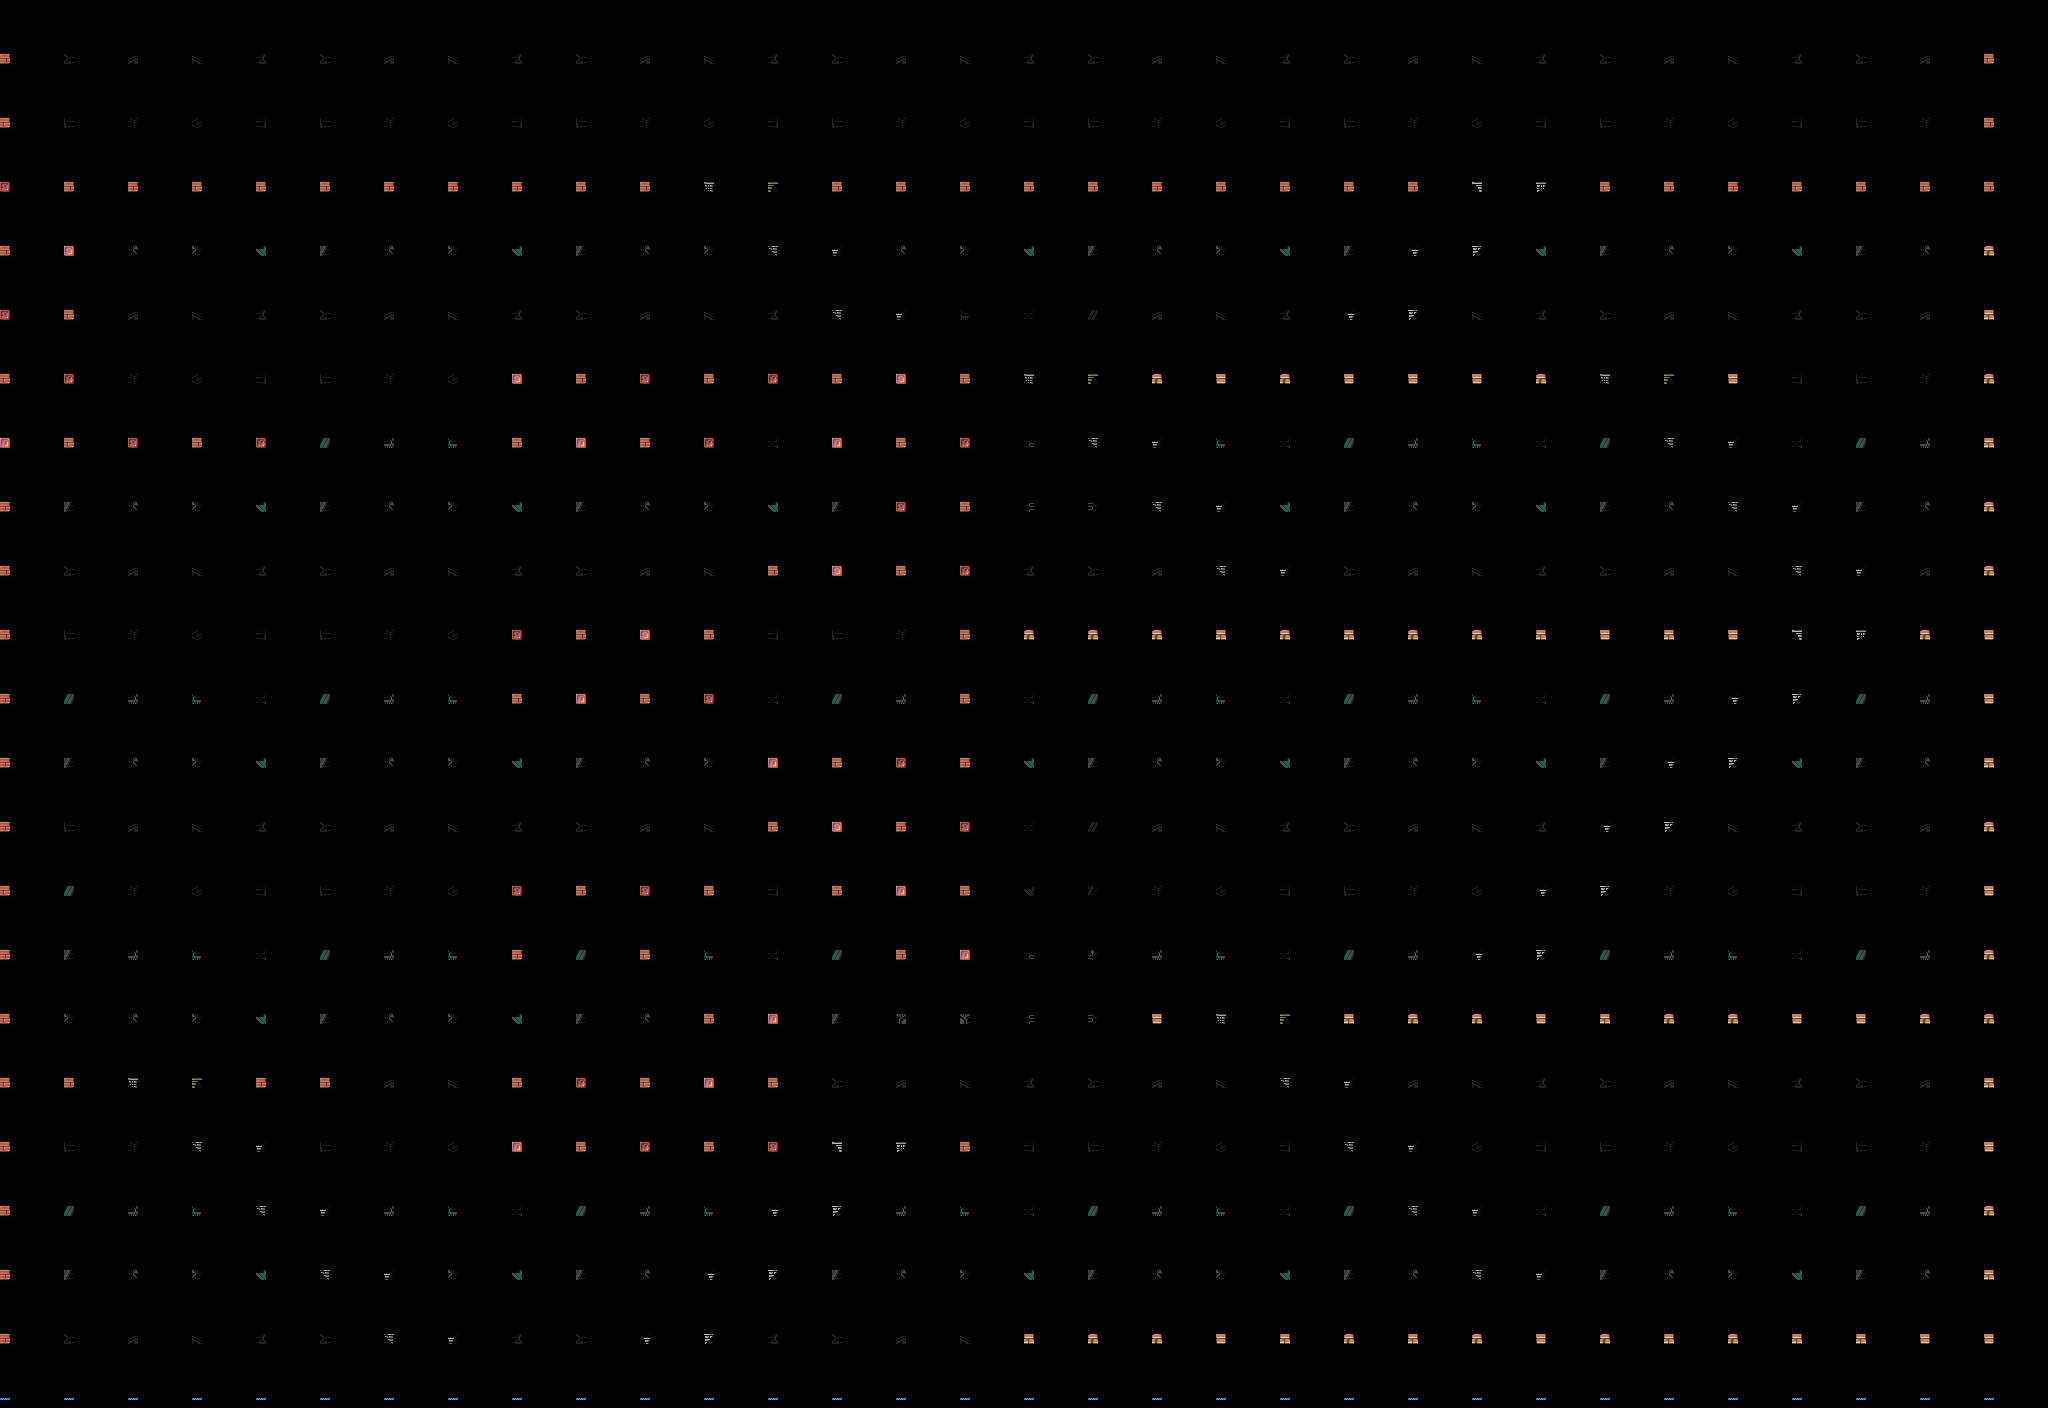

Below is a game level as drawn by its tile map, then a one-line description and the .tmx that defines it (tile-layer data replaced by summaries):
An orthogonal 32x22 tile map with 64x64 px tiles, 3 tile layers (back, front, stairs) and 18 objects (6x Picker, 6x Jewel, 2x Dagger, 2x Door, 2x Mummy).

<map height="22" infinite="0" nextlayerid="4" nextobjectid="34" orientation="orthogonal" renderorder="right-down" tiledversion="1.11.2" tileheight="64" tilewidth="64" version="1.10" width="32">
 <tileset firstgid="1" source="tiles_new.tsx" />
 <layer height="22" id="1" name="back" width="32">
  <data>[704 cells, 704 non-empty, 32 distinct tile ids]</data>
 </layer>
 <layer height="22" id="2" name="front" width="32">
  <data>[704 cells, 236 non-empty, 15 distinct tile ids]</data>
 </layer>
 <layer height="22" id="3" name="stairs" width="32">
  <data>[704 cells, 52 non-empty, 4 distinct tile ids]</data>
 </layer>
 <objectgroup id="3" name="items">
  <object gid="137" height="64" id="1" type="Dagger" width="64" x="128" y="1344">
   <properties>
    <property name="p0" value="137" />
   </properties>
  </object>
  <object gid="137" height="64" id="2" type="Dagger" width="64" x="1536" y="320">
   <properties>
    <property name="p0" value="137" />
   </properties>
  </object>
  <object gid="138" height="64" id="3" type="Picker" width="64" x="64" y="128">
   <properties>
    <property name="p0" value="138" />
   </properties>
  </object>
  <object gid="138" height="64" id="4" type="Picker" width="64" x="512" y="320">
   <properties>
    <property name="p0" value="138" />
   </properties>
  </object>
  <object gid="138" height="64" id="5" type="Picker" width="64" x="512" y="576">
   <properties>
    <property name="p0" value="138" />
   </properties>
  </object>
  <object gid="138" height="64" id="6" type="Picker" width="64" x="896" y="640">
   <properties>
    <property name="p0" value="138" />
   </properties>
  </object>
  <object gid="138" height="64" id="7" type="Picker" width="64" x="1920" y="128">
   <properties>
    <property name="p0" value="138" />
   </properties>
  </object>
  <object gid="138" height="64" id="8" type="Picker" width="64" x="1728" y="832">
   <properties>
    <property name="p0" value="138" />
   </properties>
  </object>
  <object gid="131" height="64" id="9" type="Jewel" width="64" x="192" y="384">
   <properties>
    <property name="p0" value="131" />
   </properties>
  </object>
  <object gid="136" height="64" id="10" type="Jewel" width="64" x="768" y="512">
   <properties>
    <property name="p0" value="136" />
   </properties>
  </object>
  <object gid="135" height="64" id="11" type="Jewel" width="64" x="832" y="704">
   <properties>
    <property name="p0" value="135" />
   </properties>
  </object>
  <object gid="132" height="64" id="12" type="Jewel" width="64" x="768" y="960">
   <properties>
    <property name="p0" value="132" />
   </properties>
  </object>
  <object gid="135" height="64" id="13" type="Jewel" width="64" x="576" y="1024">
   <properties>
    <property name="p0" value="135" />
   </properties>
  </object>
  <object gid="131" height="64" id="14" type="Jewel" width="64" x="896" y="1088">
   <properties>
    <property name="p0" value="131" />
   </properties>
  </object>
  <object gid="127" height="64" id="15" type="Door" width="64" x="1344" y="448">
   <properties>
    <property name="p0" value="0" />
   </properties>
  </object>
  <object gid="127" height="64" id="16" type="Door" width="64" x="64" y="896">
   <properties>
    <property name="p0" value="1" />
   </properties>
  </object>
  <object gid="122" height="64" id="33" type="Mummy" width="64" x="1152" y="320">
   <properties>
    <property name="p0" value="0" />
   </properties>
  </object>
  <object gid="126" height="64" id="34" type="Mummy" width="64" x="128" y="1024">
   <properties>
    <property name="p0" value="4" />
   </properties>
  </object>
 </objectgroup>
</map>
